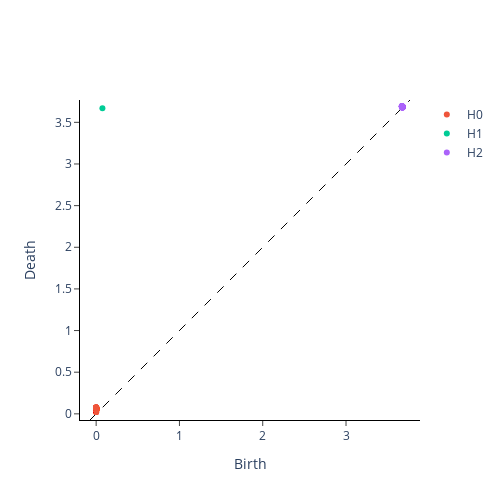
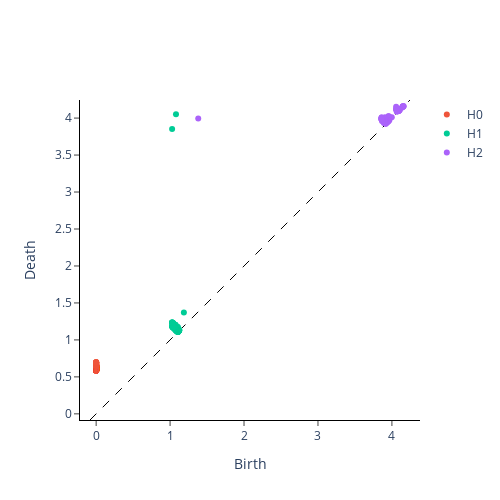

Notebook code for these charts, in order:
### Code cell
homology_dimensions = [0, 1, 2]

periodic_persistence = VietorisRipsPersistence(homology_dimensions=homology_dimensions)
print("Persistence diagram for periodic signal")
periodic_persistence.fit_transform_plot(y_periodic_embedded)

nonperiodic_persistence = VietorisRipsPersistence(
    homology_dimensions=homology_dimensions, n_jobs=6
)
print("Persistence diagram for nonperiodic signal")
nonperiodic_persistence.fit_transform_plot(y_nonperiodic_embedded);
